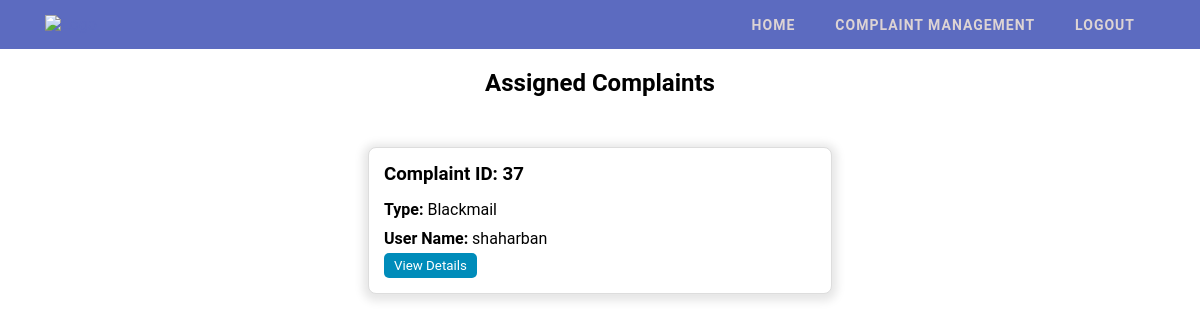
Screenshot of /officercomplaintmanagement.php (signed in) with the database file from the repository.
### tables this page shows
CREATE TABLE `complaints` (
  `name` varchar(25) NOT NULL,
  `dob` date NOT NULL,
  `address` varchar(50) NOT NULL,
  `phno` int(12) NOT NULL,
  `complaint_type` varchar(25) NOT NULL,
  `date` date NOT NULL,
  `complaint_detail` varchar(100) NOT NULL,
  `photo` varchar(100) NOT NULL,
  `suspect_name` varchar(30) NOT NULL,
  `details` varchar(50) NOT NULL,
  `email` varchar(30) NOT NULL,
  `officerid` varchar(30) NOT NULL,
  `complaint_id` int(10) NOT NULL,
  `voice` varchar(255) NOT NULL,
  `status` varchar(30) DEFAULT NULL
);

CREATE TABLE `users` (
  `name` varchar(25) NOT NULL,
  `email` varchar(100) NOT NULL,
  `dob` date NOT NULL,
  `address` varchar(70) NOT NULL,
  `phno` varchar(20) NOT NULL,
  `password` varchar(30) NOT NULL,
  `usid` int(10) NOT NULL,
  `status` enum('active','inactive') DEFAULT 'active'
);

### officercomplaintmanagement.php (the view, shortened to what this page needs)
<!DOCTYPE html>
<html lang="en">
<head>
</head>
<body>
    <div class="navbar">
        <img src="Assets/logowomen.png" alt="Logo" class="logo">
        <ul>
            <li><a href="officerdashboard.php">HOME</a></li>
            <li><a href="officercomplaintmanagement.php">COMPLAINT MANAGEMENT</a></li>
            <li><a href="logout.php">LOGOUT</a></li>
        </ul>
    </div>
    <h2>Assigned Complaints</h2>
    <div class="container">
        <?php
        $conn = mysqli_connect("localhost", "root", "", "complainreg");
        $ofid = $_SESSION['officerid'];
        $sql = "SELECT complaints.complaint_id, complaints.complaint_type, users.name AS user_name
                FROM complaints
                JOIN users ON complaints.email = users.email
                WHERE complaints.officerid = '$ofid'
                ORDER BY complaints.date DESC";
        $result = mysqli_query($conn, $sql);
        if (mysqli_num_rows($result) > 0) {
            while ($row = mysqli_fetch_assoc($result)) {
                $id = htmlspecialchars($row['complaint_id']);
                $type = htmlspecialchars($row['complaint_type']);
                $user_name = htmlspecialchars($row['user_name']);
                echo "<div class='complaint-box'>";
                echo "<h3>Complaint ID: $id</h3>";
                echo "<p><strong>Type:</strong> $type</p>";
                echo "<p><strong>User Name:</strong> $user_name</p>";
                echo "<div class='action-buttons'>";
                echo "<form action='complaintdetails.php' method='GET'>";
                echo "<button type='submit'>View Details</button>";
                echo "</form>";
                echo "</div>";
                echo "</div>";
            }
        } else {
            echo "<p>No records found.</p>";
        }
        ?>
    </div>
</body>
</html>

### officercomplaintmanagement.php (style rules this page uses)
* { margin: 0; padding: 0; box-sizing: border-box; font-family: 'Roboto', sans-serif; }
.navbar { width: 100%; background-color: #5c6bc0; color: #5c6bc0; display: flex; align-items: center; justify-content: space-between; padding: 15px 45px; }
.navbar ul { display: flex; align-items: center; }
.navbar ul li { list-style: none; margin: 0 20px; position: relative; }
.navbar ul li a { text-decoration: none; color: rgb(221, 212, 212); letter-spacing: 1px; font-weight: bold; font-size: 14px; transition: color 0.3s; }
.logo { width: 125px; cursor: pointer; }
.container { margin-top: 20px; padding: 20px; }
.complaint-box { background: white; border: 1px solid #ddd; border-radius: 8px; margin: 10px 0; padding: 15px; box-shadow: 0 2px 10px 5px rgba(0, 0, 0, 0.1); width: 40%; display: flex; flex-direction: column; align-items: flex-start; margin-left: 30%; }
.complaint-box h3 { margin-bottom: 10px; }
.complaint-box p { margin: 5px 0; }
.action-buttons button { padding: 5px 10px; border: none; border-radius: 5px; cursor: pointer; background-color: #008CBA; color: white; }
h2 { text-align: center; margin-top: 20px; }

### rows the page displays
complaints: complaint_id "37", complaint_type "Blackmail", users.name "shaharban"
